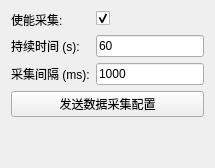
            <widget class="QWidget" name="udpDataAcqTabPage">
             <attribute name="title">
              <string>数据采集 (0x03)</string>
             </attribute>
             <layout class="QVBoxLayout" name="verticalLayout_udpDataAcq">
              <item>
               <layout class="QFormLayout" name="formLayout_udpDataAcq">
                <item row="0" column="0">
                 <widget class="QLabel" name="labelUdpEnableAcq">
                  <property name="text">
                   <string>使能采集:</string>
                  </property>
                 </widget>
                </item>
                <item row="0" column="1">
                 <widget class="QCheckBox" name="udpEnableAcqCheckBox">
                  <property name="text">
                   <string/>
                  </property>
                  <property name="checked">
                   <bool>true</bool>
                  </property>
                 </widget>
                </item>
                <item row="1" column="0">
                 <widget class="QLabel" name="labelUdpDuration">
                  <property name="text">
                   <string>持续时间 (s):</string>
                  </property>
                 </widget>
                </item>
                <item row="1" column="1">
                 <widget class="QLineEdit" name="udpDurationLineEdit">
                  <property name="text">
                   <string>60</string>
                  </property>
                 </widget>
                </item>
                <item row="2" column="0">
                 <widget class="QLabel" name="labelUdpInterval">
                  <property name="text">
                   <string>采集间隔 (ms):</string>
                  </property>
                 </widget>
                </item>
                <item row="2" column="1">
                 <widget class="QLineEdit" name="udpIntervalLineEdit">
                  <property name="text">
                   <string>1000</string>
                  </property>
                 </widget>
                </item>
               </layout>
              </item>
              <item>
               <widget class="QPushButton" name="udpSendDataAcqConfigButton">
                <property name="text">
                 <string>发送数据采集配置</string>
                </property>
               </widget>
              </item>
              <item>
               <spacer name="verticalSpacer_udpDataAcq">
                <property name="orientation">
                 <enum>Qt::Vertical</enum>
                </property>
                <property name="sizeHint" stdset="0">
                 <size>
                  <width>20</width>
                  <height>40</height>
                 </size>
                </property>
               </spacer>
              </item>
             </layout>
            </widget>
